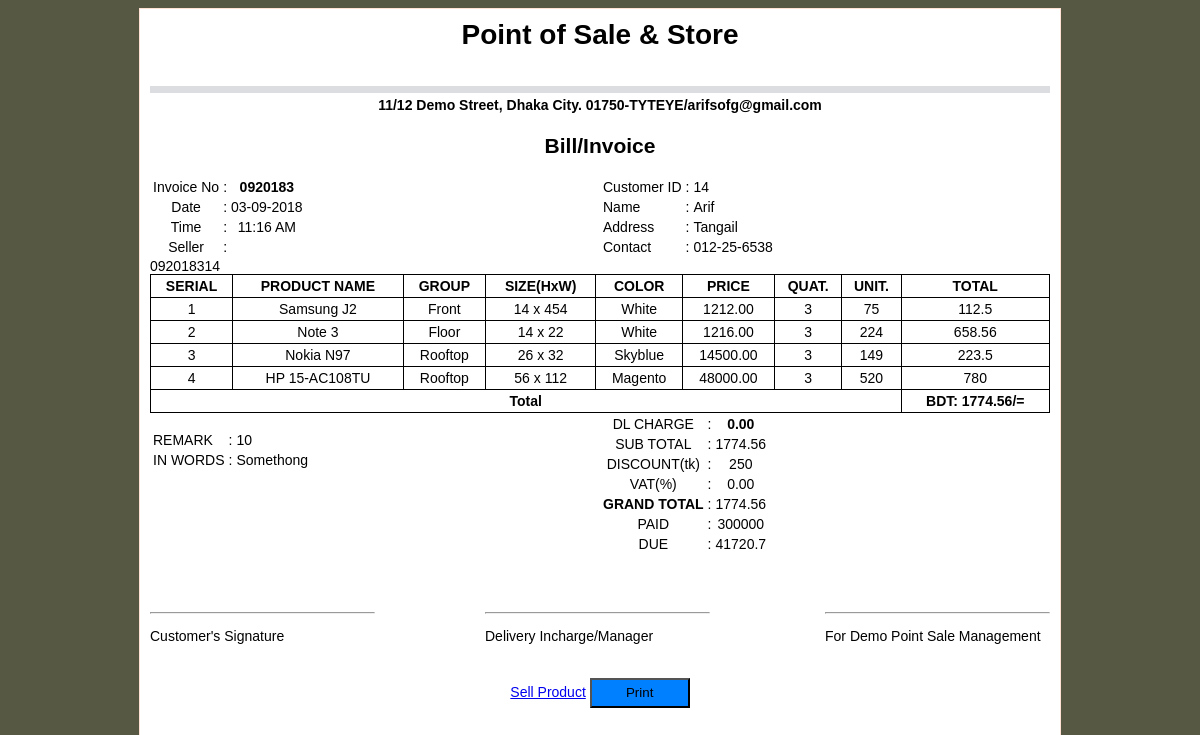
/viewsale.php?sell_id=0920183, run on the app's committed database.
### tables this page shows
CREATE TABLE `tbl_sell` (
  `serial` int(11) NOT NULL,
  `sell_id` varchar(20) NOT NULL,
  `customer_id` int(11) NOT NULL,
  `seller` int(11) NOT NULL,
  `sub_total` float NOT NULL,
  `grand_total` float NOT NULL,
  `dlcharge` float(10,2) NOT NULL DEFAULT '0.00',
  `discount` float(10,2) NOT NULL DEFAULT '0.00',
  `vat` float(8,2) NOT NULL DEFAULT '0.00',
  `paid` float NOT NULL,
  `due` float NOT NULL,
  `status` float NOT NULL,
  `date` timestamp NOT NULL DEFAULT CURRENT_TIMESTAMP,
  `updateby` int(11) DEFAULT NULL
);

CREATE TABLE `tbl_customer` (
  `serial` int(11) NOT NULL,
  `customer_id` varchar(10) NOT NULL,
  `customer_name` varchar(100) NOT NULL,
  `address` varchar(150) NOT NULL,
  `contact_no` varchar(15) NOT NULL,
  `email` varchar(80) NOT NULL,
  `opening_balance` decimal(5,0) NOT NULL,
  `remark` varchar(100) NOT NULL,
  `discount` int(11) NOT NULL,
  `updateby` int(5) NOT NULL
);

CREATE TABLE `tbl_sell_products` (
  `serial_no` int(11) NOT NULL,
  `sell_id` varchar(20) NOT NULL,
  `customer_id` int(5) NOT NULL,
  `product_id` int(11) NOT NULL,
  `quantity` int(5) NOT NULL,
  `product_piece` int(5) NOT NULL,
  `unit_price` float NOT NULL,
  `discount` varchar(5) NOT NULL DEFAULT 'null',
  `subtotal` float NOT NULL,
  `status` int(11) NOT NULL DEFAULT '0'
);

CREATE TABLE `tbl_product` (
  `serial` int(11) NOT NULL,
  `product_id` varchar(8) NOT NULL,
  `product_type` int(11) NOT NULL,
  `product_group` int(11) NOT NULL,
  `product_name` varchar(250) NOT NULL,
  `product_brand` int(11) NOT NULL,
  `size_h` int(4) NOT NULL,
  `size_w` int(4) NOT NULL,
  `color` text NOT NULL,
  `price` float NOT NULL DEFAULT '0',
  `unit_price` float NOT NULL DEFAULT '0',
  `purchase_price` float NOT NULL DEFAULT '0',
  `piece_in_a_carton` int(11) DEFAULT NULL,
  `last_update` timestamp NOT NULL DEFAULT CURRENT_TIMESTAMP,
  `updateby` int(11) NOT NULL
);

CREATE TABLE `tbl_group` (
  `groupid` int(11) NOT NULL,
  `groupname` varchar(50) NOT NULL
);

### classes/DB.php (called while the page is built, shortened)
<?php
class DB {
    private $username = 'root';
    private $password = '';
    private $host = 'localhost';
    private $database = 'dts';
    function __construct() {
        $this->link = $this->connection();
    }
    public function connection() {
        $link = new mysqli($this->host, $this->username, $this->password, $this->database);
        if (!$link) {
            return die('Connection Failed');
        } else {
            return $link;
        }
    }
}

### helper/Helper.php (called while the page is built, shortened)
<?php
include_once 'classes/DB.php';
class Helper {
    public function formatDate($date, $format = 'd-m-Y') {
        return date($format, strtotime($date));
    }
}
?>

### viewsale.php (the view, shortened to what this page needs)
<?php
include_once 'classes/DB.php';
include_once 'helper/Helper.php';
$db = new DB();
$help = new Helper();
if (isset($_GET['sell_id'])) {
    $sell_id = $_GET['sell_id'];
    $check = $db->link->query("select * from tbl_sell where sell_id='$sell_id'");
    if ($check->num_rows > 0) {
        $stmt = $db->link->query("select * from tbl_sell join tbl_customer on tbl_sell.customer_id = tbl_customer.customer_id where tbl_sell.sell_id='$sell_id'") or die($db->link->error);
        if ($stmt) {
            $inv_data = $stmt->fetch_assoc();
        }
    }
}
?>
<!DOCTYPE html>
<html lang="en">
    <head>
    </head>
    <body>
        <div class="main"  style="padding:10px; background: #fff; margin-top:5px; border:1px solid #FFE2D3; margin:0 auto;">
            <div class="header">
                <h1 style="text-align: center;">Point of Sale &amp; Store</h1>
            </div>
            <div class="break">
            </div>
            <div class="address">
                <h4 >11/12 Demo Street, Dhaka City. 01750-TYTEYE/arifsofg@gmail.com</h4>
            </div>
            <div class="page_title">
                <h2>Bill/Invoice</h2>
            </div>
            <div class="information">
                <div class="information_left">
                    <table style="text-align: center;">
                        <tr>
                            <td>Invoice No</td>
                            <td>:</td>
                            <td><strong><?php echo $inv_data['sell_id']; ?></strong></td>
                        </tr>
                        <tr>
                            <td>Date</td>
                            <td>:</td>
                            <td><?php echo $help->formatDate($inv_data['date'], $format = 'd-m-Y');  ?></td>
                        </tr>
                        <tr>
                            <td>Time</td>
                            <td>:</td>
                            <td><?php echo $help->formatDate($inv_data['date'], $format = 'H:i A');  ?></td>
                        </tr>
                        <tr>
                            <td>Seller</td>
                            <td>:</td>
                            <td><?php echo Session::get('name'); ?></td>
                        </tr>
                    </table>
                </div>
                <div class="information_right">
                    <table>
                        <tr>
                            <td>Customer ID</td>
                            <td>:</td>
                            <td><?php echo $inv_data['customer_id']; ?></td>
                        </tr>
                        <tr>
                            <td>Name</td>
                            <td>:</td>
                            <td><?php echo $inv_data['customer_name']; ?></td>
                        </tr>
                        <tr>
                            <td>Address</td>
                            <td>:</td>
                            <td><?php echo $inv_data['address']; ?></td>
                        </tr>
                        <tr>
                            <td>Contact</td>
                            <td>:</td>
                            <td><?php echo $inv_data['contact_no']; ?></td>
                        </tr>
                    </table>
                </div>
            </div>
            <div class="products_table">
                <table cellpadding="3">
                    <thead>
                        <tr>
                            <th>SERIAL</th>
                            <th>PRODUCT NAME</th>
                            <th>GROUP</th>
                            <th>SIZE(HxW)</th>
                            <th>COLOR</th>
                            <th>PRICE</th>
                            <th>QUAT.</th>
                            <th>UNIT.</th>
                            <th>TOTAL</th>
                        </tr>
                    </thead>
                    <tbody>
                        <?php
                        echo $sell_id = $inv_data['sell_id'];
                        echo $customer_id = $inv_data['customer_id'];
                        $q = "SELECT * FROM tbl_sell_products, tbl_product,tbl_group WHERE tbl_sell_products.product_id = tbl_product.product_id and tbl_sell_products.customer_id='$customer_id' and tbl_group.groupid = tbl_product.product_group and tbl_sell_products.sell_id='$sell_id' and tbl_sell_products.status='1' ORDER by tbl_sell_products.serial_no ASC";
                        $st = $db->link->query($q);
                        $i = 0;
                        $total = 0;
                        ?>
                        <?php if ($st): ?>
                            <?php while ($result = $st->fetch_assoc()): ?>
                                <?php
                                $i++;
                                $total += $result['subtotal'];
                                ?>
                                <tr>
                                    <td><?php echo $i; ?></td>
                                    <td><?php echo $result['product_name']; ?></td>
                                    <td><?php echo $result['groupname']; ?></td>
                                    <td><?php echo $result['size_h'] . ' x ' . $result['size_w']; ?></td>
                                    <td><?php echo $result['color']; ?></td>
                                    <td><?php echo $result['price'] . ".00"; ?></td>
                                    <td><?php echo $result['quantity']; ?></td>
                                    <td><?php echo $result['unit_price']; ?></td>
                                    <td><?php echo $result['subtotal']; ?></td>
                                </tr>
                            <?php endwhile; ?>
                            <tr>
                                <td colspan="8"  style="text-align: center"><span class="tab-1" style="text-align: center"><strong>Total </strong></td>
                                <td   style="text-align: center"><span class="tab-1" style="text-align: center"><strong>BDT: <?php echo $total; ?>/=</strong></td>
                            </tr>
                        <?php endif; ?>
                    </tbody>
                </table>
            </div>
            <div class="calculation">
                <div class="calculation_left">
                    <br/>
                    <table>
                        <tr>
                            <td>REMARK</td>
                            <td>:</td>
                            <td>10</td>
                        </tr>
                        <tr>
                            <td>IN WORDS</td>
                            <td>:</td>
                            <td>Somethong</td>
                        </tr>
                    </table>
                </div>
                <div class="calculation_right">
                    <table style="text-align: center;">
                        <tr>
                            <td>DL CHARGE</td>
                            <td>:</td>
                            <td><strong><?php echo $inv_data['dlcharge']; ?></strong></td>
                        </tr>
                        <tr>
                            <td>SUB TOTAL</td>
                            <td>:</td>
                            <td><?php echo $inv_data['sub_total']; ?></td>
                        </tr>
                        <tr>
                            <td>DISCOUNT(tk)</td>
                            <td>:</td>
                            <td><?php echo $inv_data['discount']; ?></td>
                        </tr>
                        <tr>
                            <td>VAT(%)</td>
                            <td>:</td>
                            <td><?php echo $inv_data ['vat']; ?></td>
                        </tr>
                        <tr>
                            <td><strong>GRAND TOTAL</strong></td>
                            <td>:</td>
                            <td><?php echo $inv_data['sub_total']; ?></td>
                        </tr>
                        <tr>
                            <td>PAID</td>
                            <td>:</td>
                            <td><?php echo $inv_data['paid']; ?></td>
                        </tr>
                        <tr>
                            <td>DUE</td>
                            <td>:</td>
                           <td><?php echo $inv_data['due']; ?></td>
                        </tr>
                    </table>
                </div>
            </div>
            <div class="footer_singature">
                <div class="first_part">
                    <hr/>
                    <p>Customer's Signature</p>
                </div>
                <div class="second_part">
                    <hr/>
                    <p>Delivery Incharge/Manager</p>
                </div>
                <div class="third_part">
                    <hr/>
                    <p>For Demo Point Sale Management</p>
                </div>
            </div>
            <div class="command_section">
                <span>
                    <a  href="addsell.php" id="backbutton">Sell Product</a>
                    <button class="printbutton" id="printbutton" onclick="printFunction()" style="background: #007fff; width: 100px; height: 30px;">Print</button>
                </span>
            </div>
        </div>
    </body>
</html>

### viewsale.php (style rules this page uses)
body { background: #565843; font-family: Verdana, Arial, Helvetica, sans-serif; font-size: 14px; }
.main { width: 900px; min-height: 1000px; padding-left: 50px; padding-right: 50px; }
.header h1 { margin: 0px; }
.break { background: #DBDDE0; margin-top:0px; height: 7px; }
.address h4 { text-align: center; margin: 0px; padding: 4px; }
.page_title h2 { text-align: center; }
.information { width: 100%; }
.information_left { width: 50%; float: left; }
.information_right { width: 50%; float: right; }
.products_table table { width: 100%; border-collapse: collapse; border: 1px solid #000; }
.products_table table tr th { border: 1px solid #000; }
.products_table table tr td { border: 1px solid #000; text-align: center; }
.calculation { width: 100%; overflow: hidden; }
.calculation_left { width: 50%; float: left; }
.calculation_right { width: 50%; float: right; }
.footer_singature { width: 100%; margin-top: 50px; overflow: hidden; }
.first_part { width: 25%; float: left; }
.second_part { width: 25%; float: left; padding-left: 110px; }
.third_part { width: 25%; float: right; }
.command_section { text-align: center; margin-top: 20px; }

### data on the page
tbl_sell: sell "0920183", date "03-09-2018", date "11:16 AM", tbl_customer.customer_id "14", tbl_customer.customer_name "Arif", tbl_customer.address "Tangail", tbl_customer.contact_no "012-25-6538", dlcharge "0.00", sub_total "1774.56", tbl_customer.discount "250", vat "0.00", paid "300000", due "41720.7"
tbl_sell_products: tbl_product.product_name "Samsung J2", tbl_group.groupname "Front", tbl_product.size_h "14", tbl_product.size_w "454", tbl_product.color "White", tbl_product.price "1212", quantity "3", tbl_product.unit_price "75", subtotal "112.5"
tbl_sell_products: tbl_product.product_name "Note 3", tbl_group.groupname "Floor", tbl_product.size_h "14", tbl_product.size_w "22", tbl_product.color "White", tbl_product.price "1216", quantity "3", tbl_product.unit_price "224", subtotal "658.56"
tbl_sell_products: tbl_product.product_name "Nokia N97", tbl_group.groupname "Rooftop", tbl_product.size_h "26", tbl_product.size_w "32", tbl_product.color "Skyblue", tbl_product.price "14500", quantity "3", tbl_product.unit_price "149", subtotal "223.5"
tbl_sell_products: tbl_product.product_name "HP 15-AC108TU", tbl_group.groupname "Rooftop", tbl_product.size_h "56", tbl_product.size_w "112", tbl_product.color "Magento", tbl_product.price "48000", quantity "3", tbl_product.unit_price "520", subtotal "780"

### other printed values
$total "1774.56"
